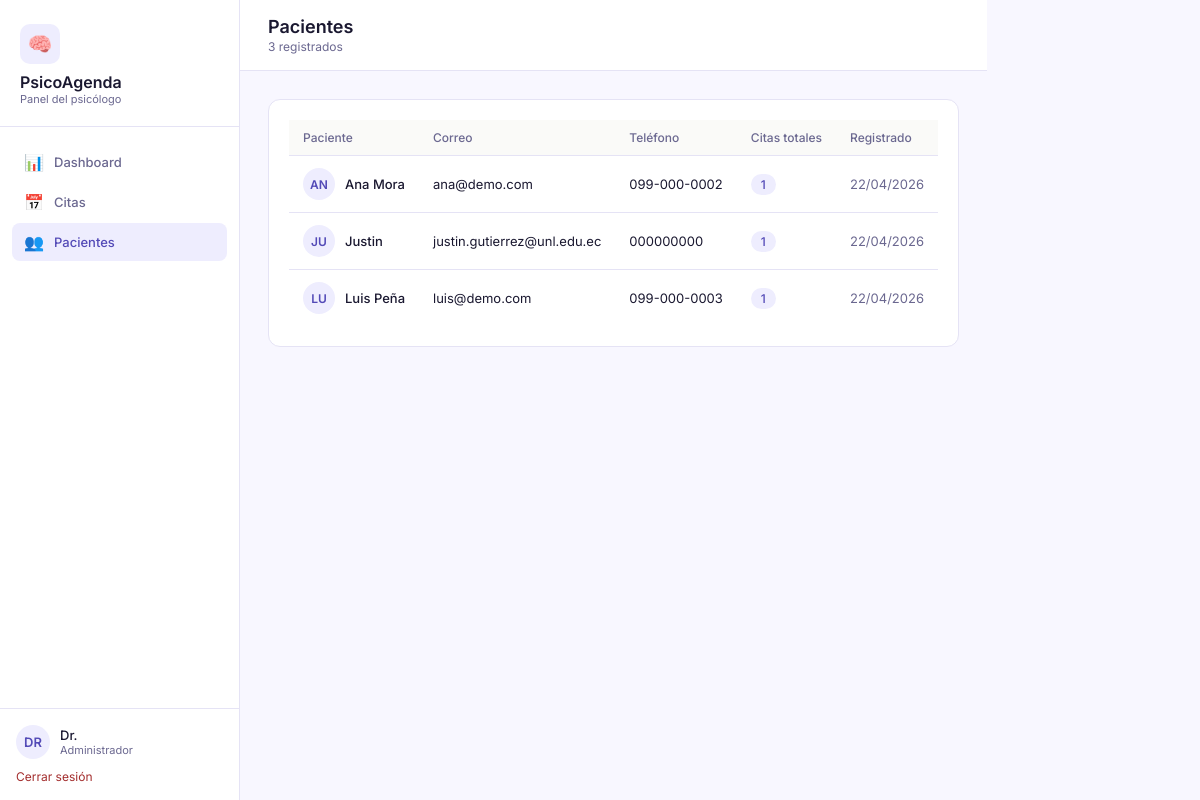
Page /pacientes (signed in) on the committed database.
### app/models.py (models this page shows, shortened)
class Usuario(UserMixin, db.Model):
    id = db.Column(db.Integer, primary_key=True)
    nombre = db.Column(db.String(100), nullable=False)
    email = db.Column(db.String(150), unique=True, nullable=False)
    password_hash = db.Column(db.String(256), nullable=False)
    rol = db.Column(db.String(20), default='paciente')  # 'admin' o 'paciente'
    telefono = db.Column(db.String(20))
    creado = db.Column(db.DateTime, default=datetime.utcnow)
    citas_paciente = db.relationship('Cita', foreign_keys='Cita.paciente_id', backref='paciente', lazy=True)
    citas_psicologo = db.relationship('Cita', foreign_keys='Cita.psicologo_id', backref='psicologo', lazy=True)

### app/routes/pacientes_routes.py (the view)
@bp_pacientes.route('/pacientes')
@login_required
def pacientes():
    if current_user.rol != 'admin':
        return redirect(url_for('dashboard.dashboard'))
    lista = Usuario.query.filter_by(rol='paciente').order_by(Usuario.nombre).all()
    return render_template('pacientes.html', pacientes=lista)

### app/__init__.py (called while the page is built)
def create_app(config_class=Config):
    app = Flask(__name__, template_folder='../templates', static_folder='../static')
    app.config.from_object(config_class)
    db.init_app(app)
    login_manager.init_app(app)
    login_manager.login_view = 'auth.login'
    login_manager.login_message = 'Por favor inicia sesión para continuar.'
    from app.models import Usuario
    @login_manager.user_loader
    def load_user(user_id):
        return Usuario.query.get(int(user_id))
    from app.routes.auth_routes import bp_auth
    from app.routes.dashboard_routes import bp_dashboard
    from app.routes.citas_routes import bp_citas
    from app.routes.pacientes_routes import bp_pacientes
    app.register_blueprint(bp_auth)
    app.register_blueprint(bp_dashboard)
    app.register_blueprint(bp_citas)
    app.register_blueprint(bp_pacientes)
    return app

### templates/pacientes.html (shortened to what this page needs)
{% extends "base.html" %}
{% block body %}
<div style="display:flex;">
  <aside class="sidebar">
    <div class="sidebar-logo">
      <div class="logo-icon">🧠</div>
      <h1>PsicoAgenda</h1>
      <p>Panel del psicólogo</p>
    </div>
    <nav class="sidebar-nav">
      <a href="{{ url_for('dashboard.dashboard') }}" class="nav-link"><span class="icon">📊</span> Dashboard</a>
      <a href="{{ url_for('citas.citas') }}" class="nav-link"><span class="icon">📅</span> Citas</a>
      <a href="{{ url_for('pacientes.pacientes') }}" class="nav-link active"><span class="icon">👥</span> Pacientes</a>
    </nav>
    <div class="sidebar-user">
      <div class="user-card">
        <div class="user-avatar">{{ current_user.nombre[:2].upper() }}</div>
        <div>
          <div class="user-name">{{ current_user.nombre.split()[0] }}</div>
          <div class="user-role">Administrador</div>
        </div>
      </div>
      <a href="{{ url_for('auth.logout') }}" style="display:block;margin-top:10px;font-size:12px;color:#A32D2D;">Cerrar sesión</a>
    </div>
  </aside>
  <main class="main">
    <div class="topbar">
      <div>
        <div class="page-title">Pacientes</div>
        <div class="page-sub">{{ pacientes|length }} registrados</div>
      </div>
    </div>
    <div class="content">
      <div class="card" style="overflow-x:auto;">
        <table>
          <thead><tr>
            <th>Paciente</th><th>Correo</th><th>Teléfono</th><th>Citas totales</th><th>Registrado</th>
          </tr></thead>
          <tbody>
          {% for p in pacientes %}
          <tr>
            <td>
              <div style="display:flex;align-items:center;gap:10px;">
                <div class="avatar">{{ p.nombre[:2].upper() }}</div>
                <span style="font-weight:500;">{{ p.nombre }}</span>
              </div>
            </td>
            <td>{{ p.email }}</td>
            <td>{{ p.telefono or '—' }}</td>
            <td><span style="background:#EEEDFE;color:#534AB7;padding:3px 10px;border-radius:99px;font-size:12px;font-weight:500;">{{ p.citas_paciente|length }}</span></td>
            <td style="color:#6b6890;">{{ p.creado.strftime('%d/%m/%Y') }}</td>
          </tr>
          {% endfor %}
          </tbody>
        </table>
      </div>
    </div>
  </main>
</div>
{% endblock %}

### templates/base.html (style rules this page uses)
:root { --purple: #534AB7; --purple-light: #EEEDFE; --purple-dark: #3C3489; --teal: #1D9E75; --teal-light: #E1F5EE; --amber: #BA7517; --amber-light: #FAEEDA; --red: #A32D2D; --red-light: #FCEBEB; --green: #3B6D11; --green-light: #EAF3DE; --bg: #F8F7FF; --surface: #ffffff; --border: #e5e3f5; --text: #1a1830; --text-muted: #6b6890; --text-hint: #a09dc0; }
* { box-sizing: border-box; margin: 0; padding: 0; }
body { font-family: 'Inter', sans-serif; background: var(--bg); color: var(--text); font-size: 14px; }
a { color: var(--purple); text-decoration: none; }
.sidebar { width: 240px; background: var(--surface); border-right: 1px solid var(--border); height: 100vh; position: fixed; top: 0; left: 0; display: flex; flex-direction: column; padding: 0; z-index: 10; }
.sidebar-logo { padding: 24px 20px 20px; border-bottom: 1px solid var(--border); }
.sidebar-logo .logo-icon { width: 40px; height: 40px; background: var(--purple-light); border-radius: 10px; display: flex; align-items: center; justify-content: center; font-size: 20px; margin-bottom: 8px; }
.sidebar-logo h1 { font-size: 16px; font-weight: 600; color: var(--text); }
.sidebar-logo p { font-size: 11px; color: var(--text-muted); }
.sidebar-nav { flex: 1; padding: 16px 12px; }
.nav-link { display: flex; align-items: center; gap: 10px; padding: 9px 12px; border-radius: 8px; color: var(--text-muted); font-size: 13px; font-weight: 500; margin-bottom: 2px; transition: all .15s; }
.nav-link:hover, .nav-link.active { background: var(--purple-light); color: var(--purple); }
.nav-link .icon { font-size: 16px; width: 20px; text-align: center; }
.sidebar-user { padding: 16px; border-top: 1px solid var(--border); }
.user-card { display: flex; align-items: center; gap: 10px; }
.user-avatar { width: 34px; height: 34px; border-radius: 50%; background: var(--purple-light); color: var(--purple); display: flex; align-items: center; justify-content: center; font-weight: 600; font-size: 13px; flex-shrink: 0; }
.user-name { font-size: 13px; font-weight: 500; color: var(--text); }
.user-role { font-size: 11px; color: var(--text-muted); }
.main { margin-left: 240px; min-height: 100vh; }
.topbar { background: var(--surface); border-bottom: 1px solid var(--border); padding: 16px 28px; display: flex; align-items: center; justify-content: space-between; }
.page-title { font-size: 18px; font-weight: 600; color: var(--text); }
.page-sub { font-size: 12px; color: var(--text-muted); margin-top: 2px; }
.content { padding: 28px; max-width: 1100px; }
.card { background: var(--surface); border: 1px solid var(--border); border-radius: 12px; padding: 20px; }
table { width: 100%; border-collapse: collapse; }
thead th { padding: 10px 14px; text-align: left; font-size: 12px; font-weight: 500; color: var(--text-muted); border-bottom: 1px solid var(--border); background: #fafaf8; }
tbody td { padding: 12px 14px; border-bottom: 1px solid var(--border); font-size: 13px; }
tbody tr:last-child td { border-bottom: none; }
.avatar { width: 32px; height: 32px; border-radius: 50%; background: var(--purple-light); color: var(--purple); display: flex; align-items: center; justify-content: center; font-size: 12px; font-weight: 600; }

### rows in the picture
Usuario: nombre "DR", nombre "Dr."
Usuario: nombre "AN", nombre "Ana Mora", email "ana@demo.com", telefono "099-000-0002", citas_paciente|length "1", creado "22/04/2026"
Usuario: nombre "JU", nombre "Justin", email "justin.gutierrez@unl.edu.ec", telefono "000000000", citas_paciente|length "1", creado "22/04/2026"
Usuario: nombre "LU", nombre "Luis Peña", email "luis@demo.com", telefono "099-000-0003", citas_paciente|length "1", creado "22/04/2026"

### other values in the picture
{{ pacientes|length }} "3"
